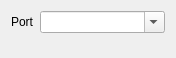
<?xml version="1.0" encoding="UTF-8"?>
<ui version="4.0">
 <class>MidiWidget</class>
 <widget class="QWidget" name="MidiWidget">
  <property name="geometry">
   <rect>
    <x>0</x>
    <y>0</y>
    <width>176</width>
    <height>58</height>
   </rect>
  </property>
  <property name="windowTitle">
   <string>Form</string>
  </property>
  <layout class="QFormLayout" name="formLayout">
   <item row="0" column="0">
    <widget class="QLabel" name="label">
     <property name="text">
      <string>Port</string>
     </property>
    </widget>
   </item>
   <item row="0" column="1">
    <widget class="QComboBox" name="port">
     <property name="editable">
      <bool>true</bool>
     </property>
    </widget>
   </item>
  </layout>
 </widget>
 <resources/>
 <connections>
  <connection>
   <sender>port</sender>
   <signal>editTextChanged(QString)</signal>
   <receiver>MidiWidget</receiver>
   <slot>on_port_changed(QString)</slot>
   <hints>
    <hint type="sourcelabel">
     <x>103</x>
     <y>22</y>
    </hint>
    <hint type="destinationlabel">
     <x>87</x>
     <y>28</y>
    </hint>
   </hints>
  </connection>
 </connections>
 <slots>
  <slot>on_port_changed(QString)</slot>
 </slots>
</ui>
